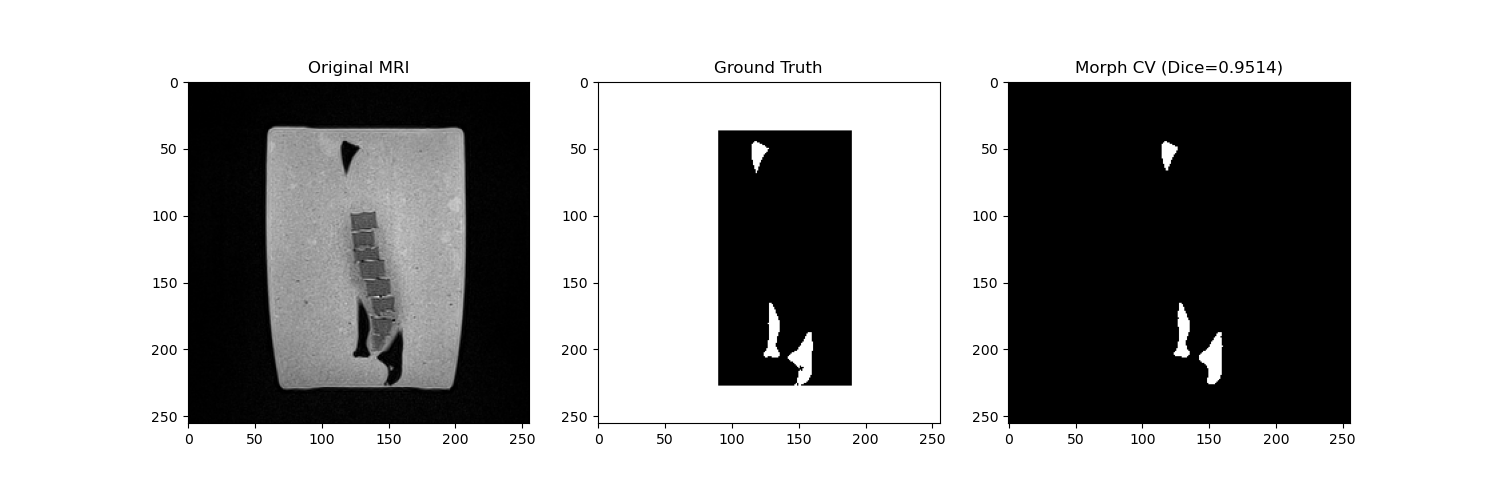

Python code for this plot:
import os
import pydicom
import nibabel as nib
import numpy as np
import pandas as pd
import matplotlib.pyplot as plt
from skimage.morphology import closing, ball
from scipy.ndimage import binary_fill_holes, label
from skimage.metrics import hausdorff_distance
from skimage.segmentation import morphological_chan_vese

def load_dicom_series(directory):
    files = [pydicom.dcmread(os.path.join(directory, f)) for f in os.listdir(directory) if f.endswith('.dcm')]
    files.sort(key=lambda x: int(x.InstanceNumber))
    return np.stack([f.pixel_array for f in files]).astype(float)

def dice_coefficient(y_true, y_pred):
    intersection = np.sum(y_true * y_pred)
    sum_total = np.sum(y_true) + np.sum(y_pred)
    if sum_total == 0: return 1.0
    return (2. * intersection) / sum_total

def keep_top_2_components(mask):
    labeled, n = label(mask)
    if n <= 2:
        return mask
    sizes = np.bincount(labeled.ravel())
    sizes[0] = 0
    top2 = np.argsort(sizes)[-2:]
    return np.isin(labeled, top2)

def main():
    script_dir = os.path.dirname(os.path.abspath(__file__))
    root_dir = os.path.dirname(script_dir)
    mri_path = os.path.join(root_dir, 'MRI')
    gt_path = os.path.join(root_dir, 'bone_mask.nii')
    
    print("Loading data...")
    mri_volume = load_dicom_series(mri_path).astype(float)
    ground_truth = nib.load(gt_path).get_fdata().astype(bool)
    
    ROI = (37, 227, 90, 189)
    y1, y2, x1, x2 = ROI
    
    results_file = os.path.join(script_dir, 'top_optuna_results_cv.csv')
    df = pd.read_csv(results_file).sort_values(by='score', ascending=False)
    best_params = df.iloc[0]
    
    num_iter = int(best_params['num_iter'])
    smoothing = int(best_params['smoothing'])
    lambda1 = int(best_params['lambda1'])
    lambda2 = int(best_params['lambda2'])
    t_init = best_params['t_init']
    radius_closing = int(best_params['radius_closing'])
    
    print(f"Applying Morphological Chan-Vese with num_iter={num_iter}, smoothing={smoothing}, lambda1={lambda1}, lambda2={lambda2}, t_init={t_init}")
    
    roi_pixels = mri_volume[:, y1:y2, x1:x2]
    init_mask = roi_pixels < t_init
    
    try:
        seg_roi = morphological_chan_vese(
            roi_pixels, 
            num_iter=num_iter, 
            init_level_set=init_mask, 
            smoothing=smoothing,
            lambda1=lambda1,
            lambda2=lambda2
        )
    except Exception as e:
        print(f"Segmentation failed: {e}")
        return

    # Post-processing
    seg_roi = closing(seg_roi, ball(radius_closing))
    seg_roi = binary_fill_holes(seg_roi)
    
    # Reconstruct full volume
    seg = np.zeros_like(mri_volume, dtype=bool)
    seg[:, y1:y2, x1:x2] = seg_roi
    
    # Component selection
    seg = keep_top_2_components(seg)

    dice = dice_coefficient(ground_truth[1:-1, y1:y2, x1:x2], seg[1:-1, y1:y2, x1:x2])
    hd = hausdorff_distance(ground_truth[1:-1, y1:y2, x1:x2], seg[1:-1, y1:y2, x1:x2])
    
    print(f"Final Dice: {dice:.4f}")
    print(f"Final Hausdorff: {hd:.4f}")
    
    slice_idx = mri_volume.shape[0] // 2
    plt.figure(figsize=(15, 5))
    plt.subplot(131)
    plt.imshow(mri_volume[slice_idx], cmap='gray')
    plt.title('Original MRI')
    plt.subplot(132)
    plt.imshow(ground_truth[slice_idx], cmap='gray')
    plt.title('Ground Truth')
    plt.subplot(133)
    plt.imshow(seg[slice_idx], cmap='gray')
    plt.title(f'Morph CV (Dice={dice:.4f})')
    plt.savefig(os.path.join(script_dir, 'final_segmentation_cv.png'))
    
    nib.save(nib.Nifti1Image(seg.astype(np.float32), np.eye(4)), 
             os.path.join(script_dir, 'final_bone_mask_cv.nii'))
    print(f"Results saved in {script_dir}")

if __name__ == "__main__":
    main()
